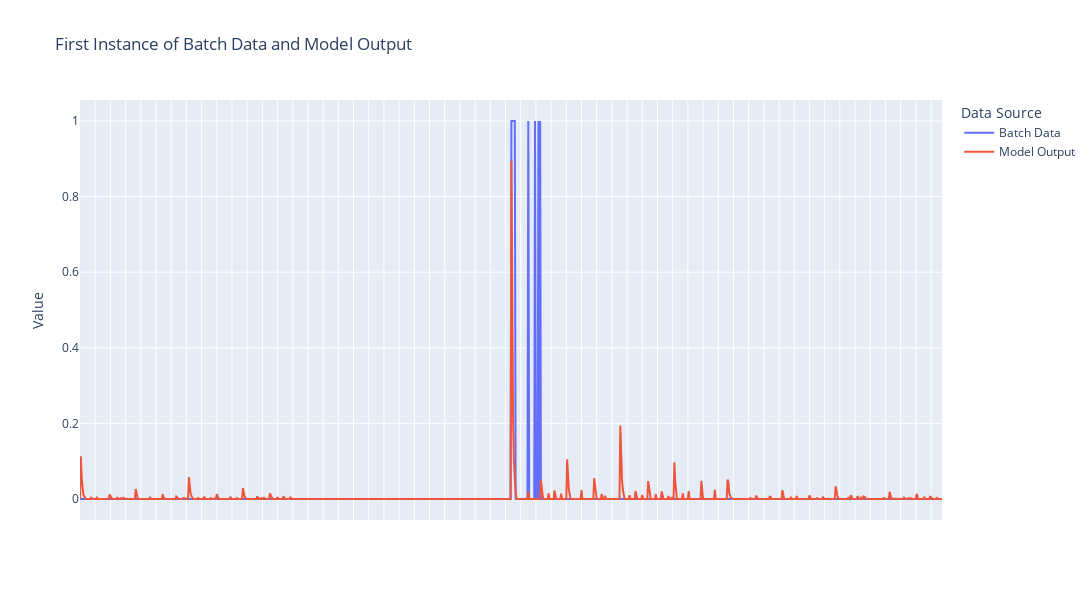

The code cell stored with this chart in its notebook:
### Code cell
batch_data = model_1.generate_batch(1)
model_output_data = model_1(batch_data)
plot_batch_data(batch_data, model_output_data, tree, 2)

### Figure 1 — Plotly figure (JSON) as saved in the notebook; plotly's stock layout.template omitted (floating-point values rounded to 4 significant figures; data arrays with more than 128 entries replaced by an {"elided": "..."} marker saying what was removed)
{"data": [{"hovertemplate": "%{x}<br>%{y}", "mode": "lines", "name": "Batch Data", "type": "scatter", "x": {"elided": "1022 str values"}, "y": {"elided": "1022 int values"}}, {"hovertemplate": "%{x}<br>%{y}", "mode": "lines", "name": "Model Output", "type": "scatter", "x": {"elided": "1022 str values"}, "y": {"elided": "1022 float values"}}], "layout": {"height": 600, "legend": {"title": {"text": "Data Source"}}, "title": {"text": "First Instance of Batch Data and Model Output"}, "width": 1200, "xaxis": {"hoverformat": "%{x}", "showticklabels": false, "title": {}}, "yaxis": {"title": {"text": "Value"}}}}
